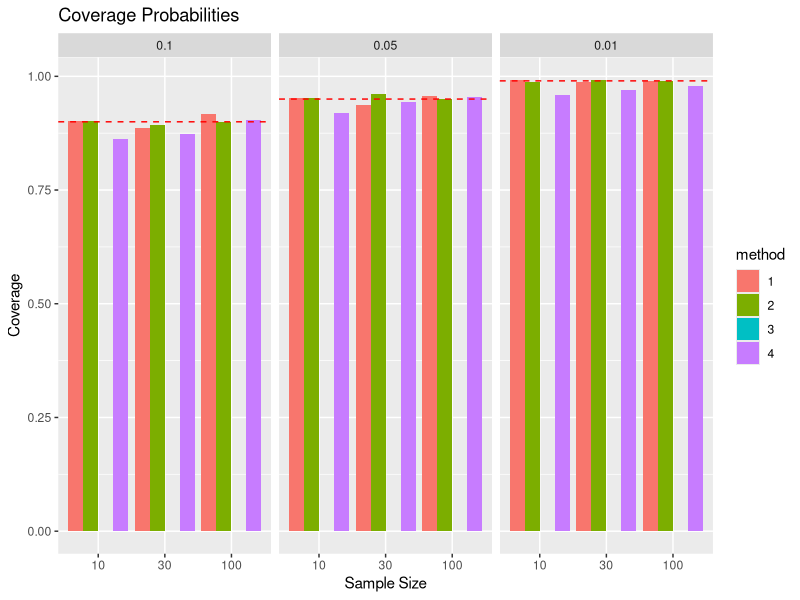
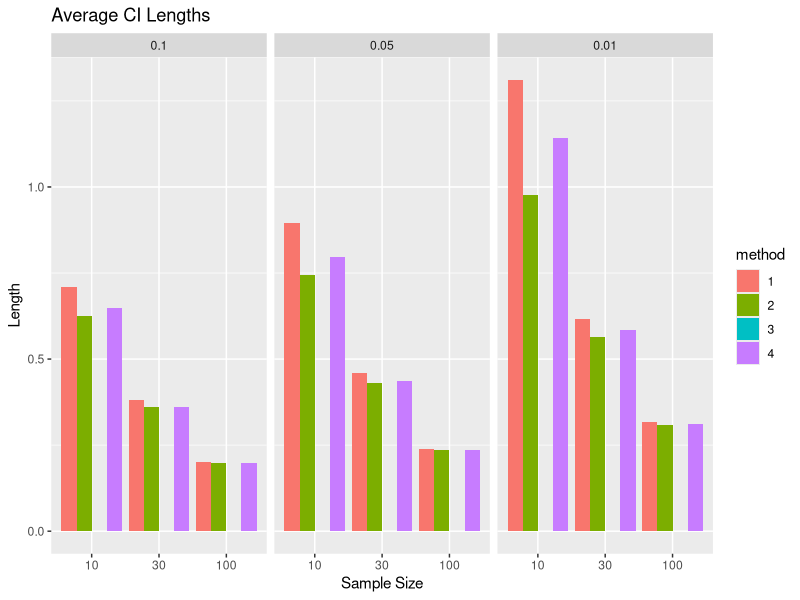
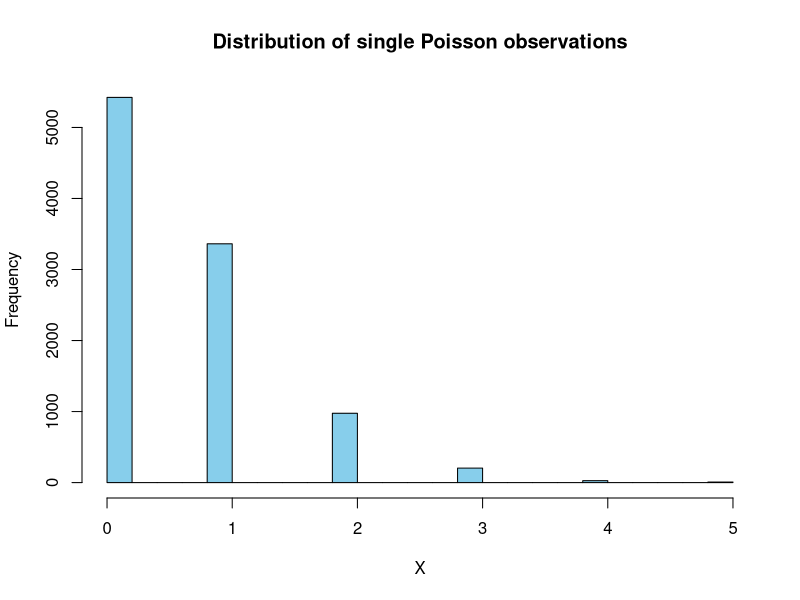
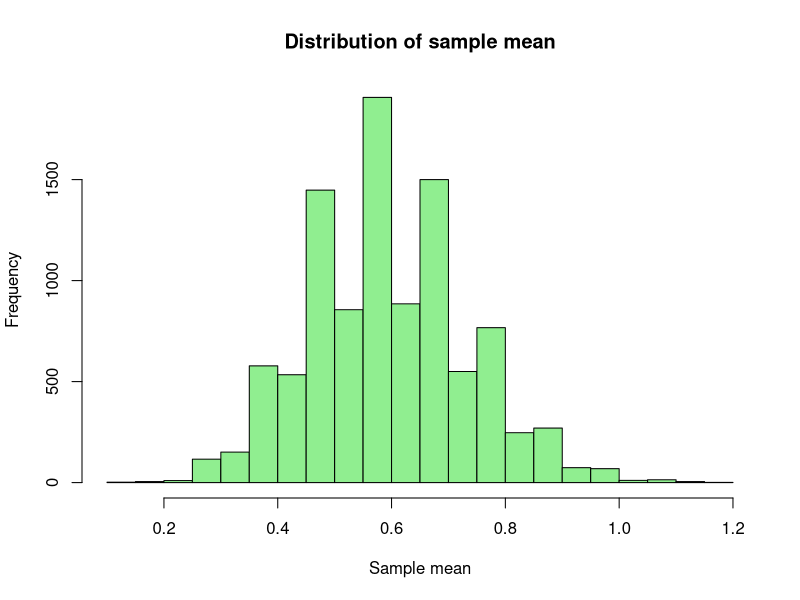

R code for these plots, in order:
## ---- chunk 1
knitr::opts_chunk$set(echo = TRUE)
## ---- chunk 2
id <- 6
set.seed(id)
theta <- id/10  
lambda <- 1/theta
alpha_values <- c(0.1, 0.05, 0.01)
sample_sizes <- c(10, 30, 100)
m <- 1000  
## ---- chunk 3
calculate_ci <- function(sample, alpha, method) {
  n <- length(sample)
  x_bar <- mean(sample)
  
  if (method == 1) {
    lower <- (2 * n * x_bar) / qchisq(1 - alpha/2, df = 2*n)
    upper <- (2 * n * x_bar) / qchisq(alpha/2, df = 2*n)
  } else if (method == 2) {
    z <- qnorm(1 - alpha/2)
    lower <- x_bar - z * theta / sqrt(n)
    upper <- x_bar + z * theta / sqrt(n)
  } else if (method == 3) {
    z <- qnorm(1 - alpha/2)
    a <- 1 + (z^2)/n
    b <- -2 * x_bar
    c <- x_bar^2
    discriminant <- b^2 - 4*a*c
    
    if (discriminant < 0) {
      return(c(NA, NA, NA)) 
    }
    
    lower <- (-b - sqrt(discriminant)) / (2*a)
    upper <- (-b + sqrt(discriminant)) / (2*a)
    
    if (lower < 0 || upper < lower) {
      return(c(NA, NA, NA))
    }
  } else if (method == 4) {
    t_val <- qt(1 - alpha/2, df = n-1)
    se <- sd(sample) / sqrt(n)
    lower <- x_bar - t_val * se
    upper <- x_bar + t_val * se
  }
  
  return(c(lower, upper, upper - lower))
}
## ---- chunk 4
results <- list()

for (alpha in alpha_values) {
  for (n in sample_sizes) {
    coverage <- numeric(4)
    avg_length <- numeric(4)
    
    for (method in 1:4) {
      coverage_count <- 0
      total_length <- 0
      valid_simulations <- 0
      
      for (i in 1:m) {
        sample <- rexp(n, rate = lambda)
        ci <- calculate_ci(sample, alpha, method)
        
        if (!any(is.na(ci))) {
          if (ci[1] <= theta && theta <= ci[2]) {
            coverage_count <- coverage_count + 1
          }
          total_length <- total_length + ci[3]
          valid_simulations <- valid_simulations + 1
        }
      }
      
      if (valid_simulations > 0) {
        coverage[method] <- coverage_count / valid_simulations
        avg_length[method] <- total_length / valid_simulations
      } else {
        coverage[method] <- NA
        avg_length[method] <- NA
      }
    }
    
    results[[paste("alpha", alpha, "n", n)]] <- list(
      coverage = coverage,
      avg_length = avg_length
    )
  }
}
## ---- chunk 5
cat("SIMULATION RESULTS\n")
cat("=================\n\n")

for (alpha in alpha_values) {
  for (n in sample_sizes) {
    key <- paste("alpha", alpha, "n", n)
    cat("Alpha =", alpha, ", n =", n, ", Theoretical Coverage =", 1-alpha, "\n")
    cat("Method | Coverage | Avg Length\n")
    for (method in 1:4) {
      cat(sprintf("%6d | %8.3f | %10.3f\n", 
                  method, 
                  results[[key]]$coverage[method],
                  results[[key]]$avg_length[method]))
    }
    cat("\n")
  }
}
## ---- chunk 6
library(ggplot2)

plot_data <- data.frame()
for (alpha in alpha_values) {
  for (n in sample_sizes) {
    key <- paste("alpha", alpha, "n", n)
    for (method in 1:4) {
      plot_data <- rbind(plot_data, 
        data.frame(alpha = factor(alpha), n = n, method = factor(method), 
                  coverage = results[[key]]$coverage[method],
                  length = results[[key]]$avg_length[method]))
    }
  }
}

ggplot(plot_data, aes(x = factor(n), y = coverage, fill = method)) +
  geom_bar(stat = "identity", position = "dodge") +
  facet_wrap(~alpha) +
  geom_hline(aes(yintercept = 1-as.numeric(as.character(alpha))), 
             linetype = "dashed", color = "red") +
  labs(title = "Coverage Probabilities", x = "Sample Size", y = "Coverage")

ggplot(plot_data, aes(x = factor(n), y = length, fill = method)) +
  geom_bar(stat = "identity", position = "dodge") +
  facet_wrap(~alpha) +
  labs(title = "Average CI Lengths", x = "Sample Size", y = "Length")
## ---- chunk 7
install.packages("rmarkdown")
set.seed(6)
theta <- 0.6
alpha_vec <- c(0.1, 0.05, 0.01)

simulate_once <- function(n, M, theta, alpha_vec){
  # Generate values with Poisson(theta) distribution
  x <- matrix(rpois(n*M, lambda = theta), nrow = n)
  sample_mean <- colMeans(x)
  sample_sd   <- apply(x, 2, sd)
  
  for (alpha in alpha_vec){
    z <- qnorm(1 - alpha/2)
    tcrit <- qt(1 - alpha/2, df = n - 1)
    
    #2: normal CI with known variance θ
    se_known <- sqrt(theta / n)
    lower2 <- sample_mean - z * se_known
    upper2 <- sample_mean + z * se_known
    cover2 <- mean(theta >= lower2 & theta <= upper2)
    len2   <- mean(upper2 - lower2)   # довжина тут однакова, але беремо mean
    
    #3: solved quadratic inequality
    # θ1,2 = (2n x̄ + z^2 ± sqrt(4 n z^2 x̄ + z^4)) / (2n)
    disc <- sqrt(4 * n * z^2 * sample_mean + z^4)
    lower3 <- (2 * n * sample_mean + z^2 - disc) / (2 * n)
    upper3 <- (2 * n * sample_mean + z^2 + disc) / (2 * n)
    
    cover3 <- mean(theta >= lower3 & theta <= upper3)
    len3_mean <- mean(upper3 - lower3)
    len3_max  <- max(upper3 - lower3)
    
    #4: t-interval with sample sd
    se_hat <- sample_sd / sqrt(n)
    lower4 <- sample_mean - tcrit * se_hat
    upper4 <- sample_mean + tcrit * se_hat
    
    cover4 <- mean(theta >= lower4 & theta <= upper4)
    len4_mean <- mean(upper4 - lower4)
    len4_max  <- max(upper4 - lower4)
    
    cat("n =", n, ", M =", M, ", alpha =", alpha, "\n")
    cat("  Method (2) known var:   coverage =", cover2,
        ", mean length =", len2, "\n")
    cat("  Method (3) quadratic:   coverage =", cover3,
        ", mean length =", len3_mean,
        ", max length =", len3_max, "\n")
    cat("  Method (4) t-interval:  coverage =", cover4,
        ", mean length =", len4_mean,
        ", max length =", len4_max, "\n\n")
  }
}

n <- 30
M <- 10000
theta <- 0.6

x <- rpois(M, theta)
hist(x, breaks = 20, col = "skyblue",
     main = "Distribution of single Poisson observations",
     xlab = "X")

means <- replicate(M, mean(rpois(n, theta)))
hist(means, breaks = 30, col = "lightgreen",
     main = "Distribution of sample mean",
     xlab = "Sample mean")

simulate_once(n = 10,  M = 10000, theta = theta, alpha_vec = alpha_vec)
simulate_once(n = 30,  M = 10000, theta = theta, alpha_vec = alpha_vec)
simulate_once(n = 100, M = 10000, theta = theta, alpha_vec = alpha_vec)
## ---- chunk 8
set.seed(42)
mu <- 10
sigma_squared <- 4
sigma <- sqrt(sigma_squared)

cat("Population Mean (mu):", mu, "\n")
cat("Population Variance (sigma_squared):", sigma_squared, "\n")

for (n in c(10, 50, 100, 1000)) {
  cat("---------------------------------\n")
  cat("----- Simulation for n =", n, "-----\n")
  dataset <- rnorm(n, mean = mu, sd = sigma)
  sample_mean <- mean(dataset)
  
  var_n <- sum((dataset - sample_mean) ^ 2) / n
  var_n_minus1 <- var_n * n / (n - 1)
  cat("Biased sample variance:", var_n, "\n")
  cat("Bias:", -sigma_squared / n, "\n")
  cat("Unbiased sample variance:", var_n_minus1, "\n")
  cat("Bias:", 0, "\n")
}
